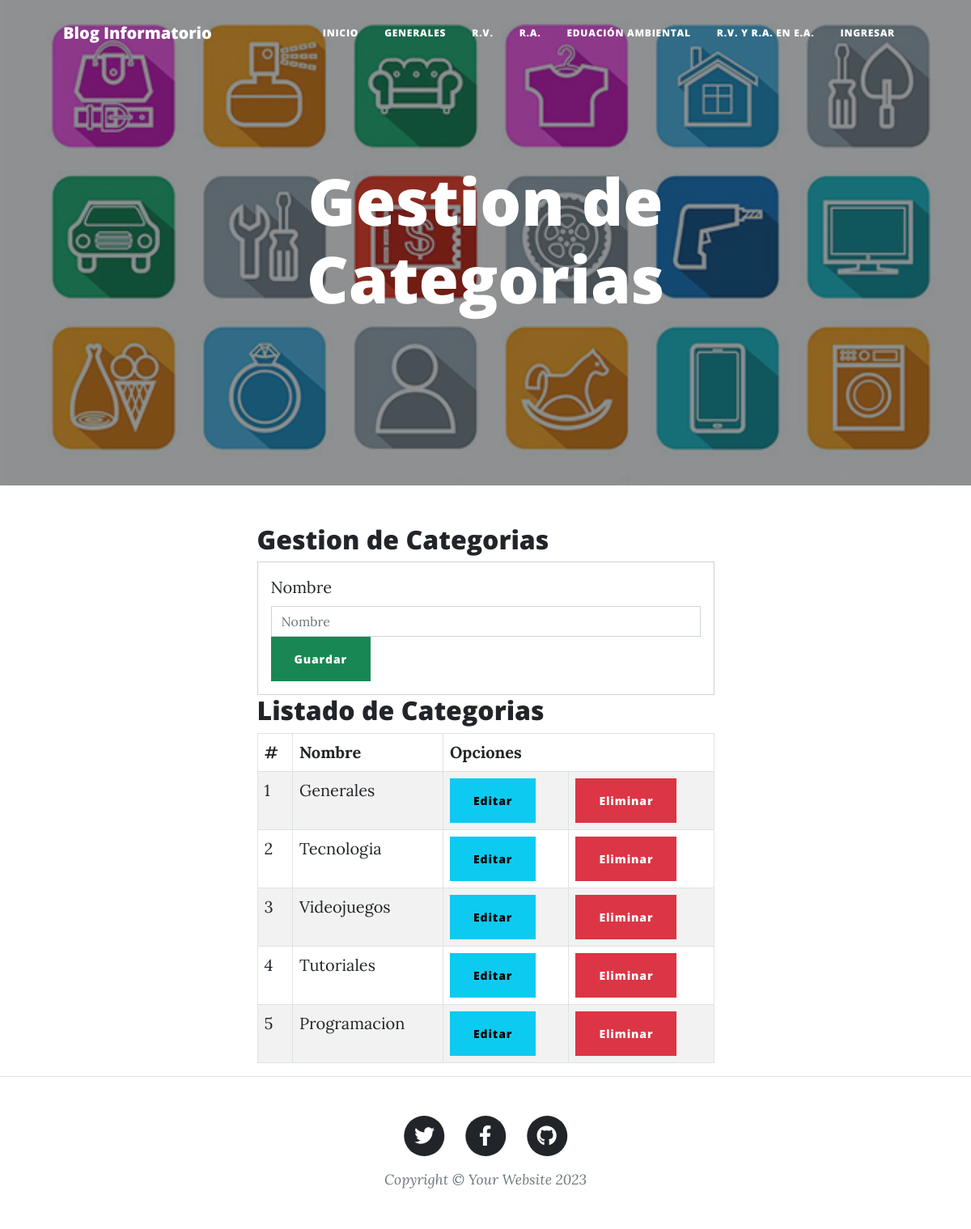
The page /Categorias/ on the database as committed earlier.
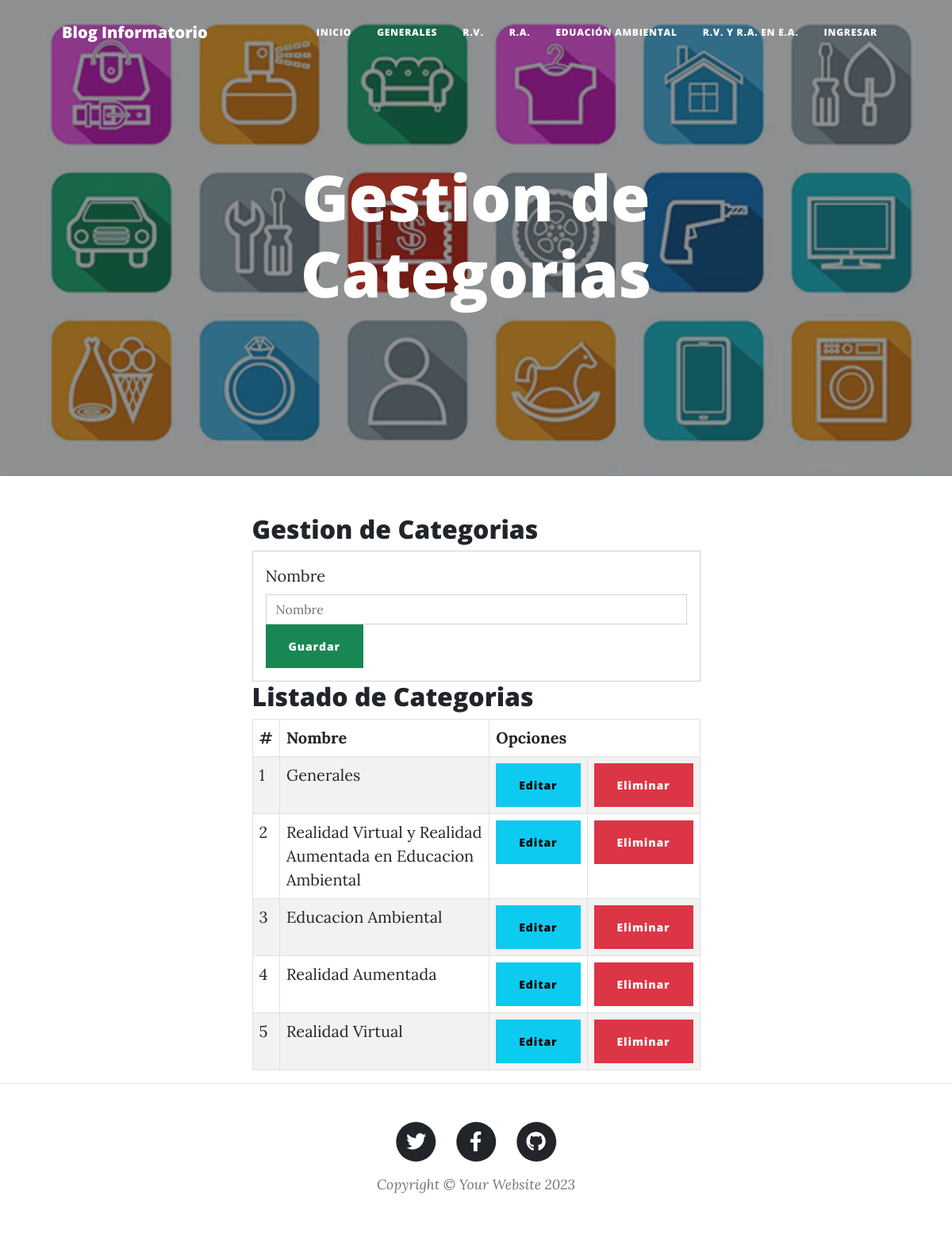
The same page on the database as committed later.
### GestionDeBlog/models.py (models this page shows, shortened)
class Categoria(models.Model):
    id = models.AutoField(primary_key=True)
    nombre = models.CharField('Nombre de la Categoria', max_length=100, null=False, blank=False)
    estado = models.BooleanField('Categoria Activa / Categoria Desactivada', default=True)
    fecha_creacion = models.DateField('Fecha de Creacion', auto_now=False, auto_now_add=True)
    class Meta:
        verbose_name = 'Categoria'
        verbose_name_plural = 'Categorias'

### GestionDeBlog/views.py (the view)
# urls.py: path('Categorias/', views.categorias, name="categorias"),
def categorias(request):
    categoriaslistadas = Categoria.objects.all()
    return render(request, 'categorias.html', {"categoriaslistadas" : categoriaslistadas})

### GestionDeBlog/templates/categorias.html (shortened to what this page needs)
{% extends 'index.html' %}
{% load static %}
{% block imagen %} {% static 'assets/img/categorias.jpg' %} {% endblock imagen %}
{% block titulo_principal %}
    Gestion de Categorias
{% endblock titulo_principal %}
{% block contenido %}
    <div class="container">
        <div class="register">
            <h2 class="title"> Gestion de Categorias </h2>
            <div class="card">
                <div class="card-body">
                    <form action="/registrarcategoria/" method="POST">{% csrf_token %}
                        <div class="card-item">
                            <label for="exampleFormControlInput1" class="form-label">Nombre</label>
                            <input type="text" id="txtNombre" name="txtNombre" class="form-control" placeholder="Nombre">
                        </div>
                        <div class="card-item">
                            <button type="submit" class="btn btn-success btn-block text-white"> Guardar </button>
                        </div>
                    </form>
                </div>
            </div>
        </div>
        <div class="list">
            <h2> Listado de Categorias </h2>
            <div class="list-content">
                <table class="table table-striped table-bordered">
                    <thead class="thead-dark">
                        <tr>
                            <th> # </th>
                            <th> Nombre </th>
                            <th colspan="2"> Opciones </th>
                        </tr>
                    </thead>
                    <tbody>
                        {% for c in categoriaslistadas %}
                            <tr class="tr-tbody">
                                <td> {{forloop.counter}} </td>
                                <td> {{c.nombre}} </td>
                                <td><a href="edicioncategoria/{{ c.id }}"> <button class="btn btn-info"> Editar </button> </a></td>
                                <td><a href="eliminarcategoria/{{ c.id }}"> <button class="btn btn-danger btnEliminar"> Eliminar </button> </a></td>
                            </tr>
                        {% endfor %}
                    </tbody>
                </table>
            </div>
        </div>
    </div>
{% endblock contenido %}

Rows that differ between the two databases and show on the page:
changed Categoria: nombre "Tecnologia" → "Realidad Virtual y Realidad Aumentada en Educacion Ambiental"
changed Categoria: nombre "Videojuegos" → "Educacion Ambiental"
changed Categoria: nombre "Tutoriales" → "Realidad Aumentada"
changed Categoria: nombre "Programacion" → "Realidad Virtual"
